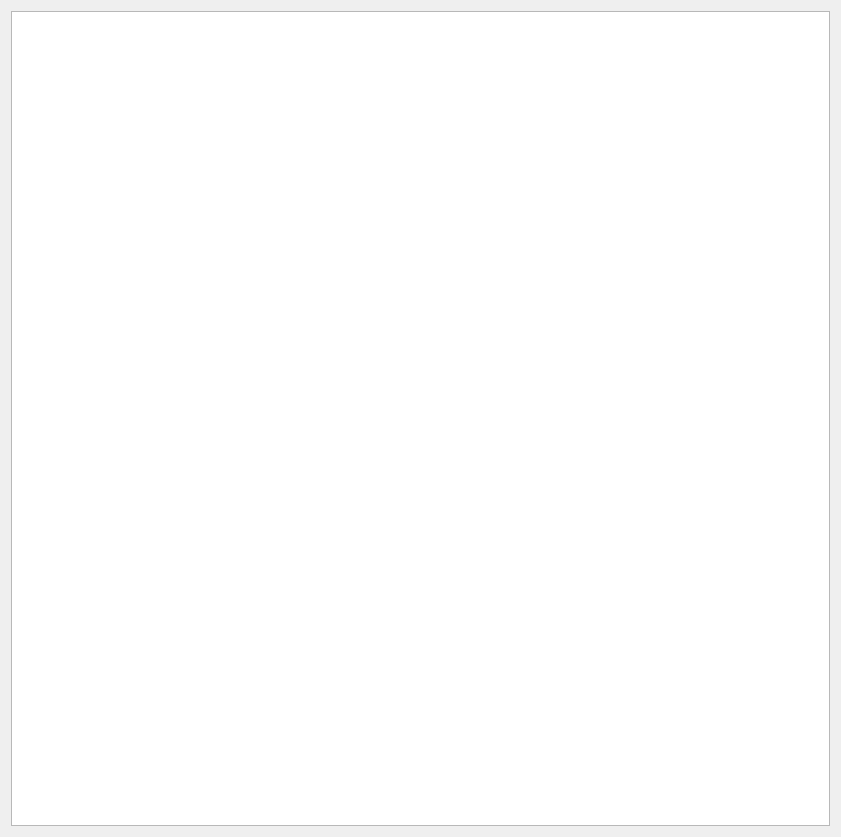
<?xml version="1.0" encoding="UTF-8"?>
<ui version="4.0">
 <class>PhToolsAccuracyReportWidget</class>
 <widget class="QDialog" name="PhToolsAccuracyReportWidget">
  <property name="geometry">
   <rect>
    <x>0</x>
    <y>0</y>
    <width>841</width>
    <height>837</height>
   </rect>
  </property>
  <property name="windowTitle">
   <string>Accuracy detail report</string>
  </property>
  <layout class="QGridLayout" name="gridLayout">
   <item row="0" column="0">
    <widget class="QTextBrowser" name="accuracyReportTextBrowser">
     <property name="font">
      <font>
       <family>Consolas</family>
      </font>
     </property>
    </widget>
   </item>
  </layout>
 </widget>
 <resources>
  <include location="../resources.qrc"/>
 </resources>
 <connections/>
</ui>
